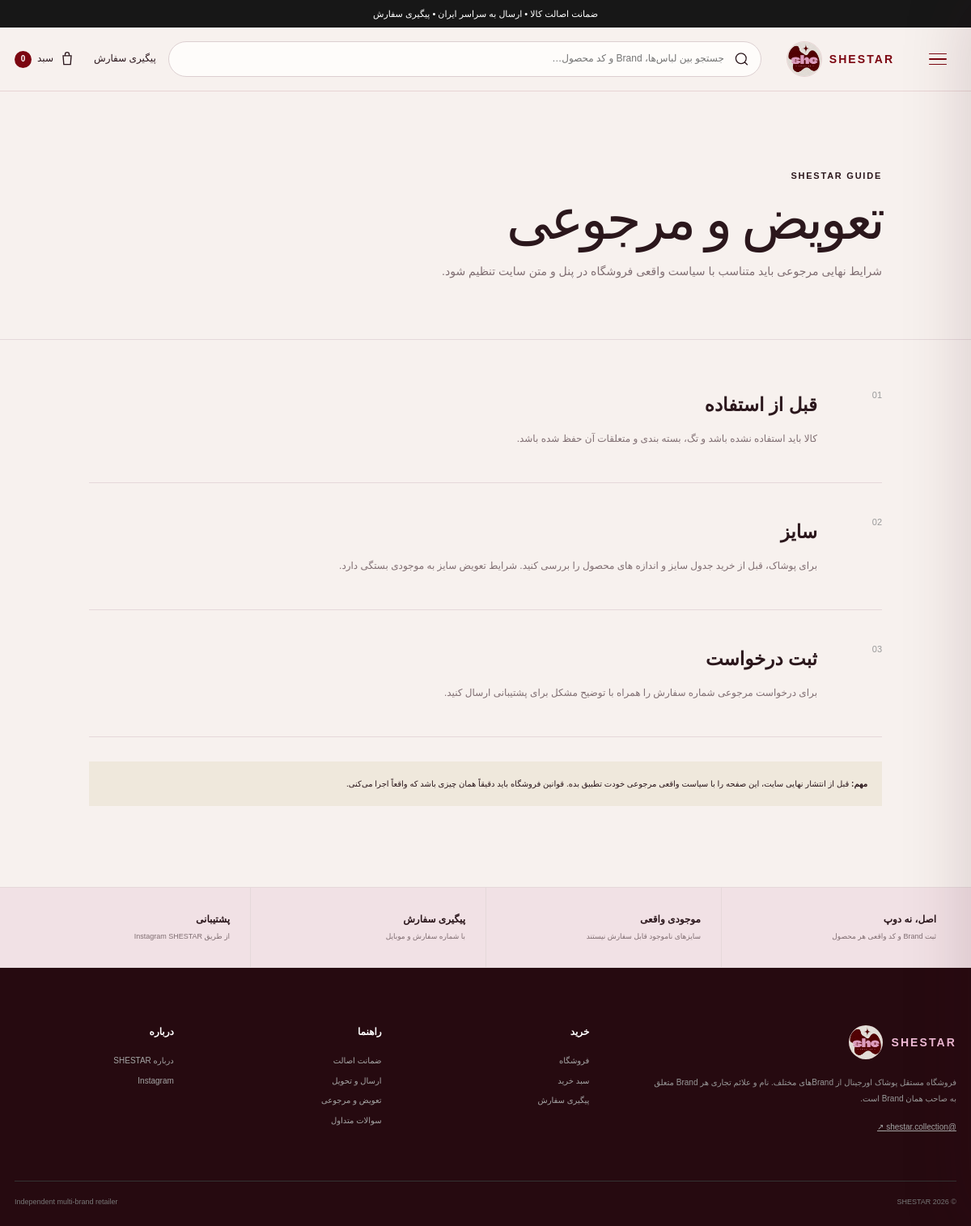
Page /info/returns/ on the committed database.
### shop/models.py (models this page shows, shortened)
class HomePageContent(models.Model):
    announcement_text = models.CharField("نوار بالای سایت", max_length=180, default="ضمانت اصالت کالا • ارسال به سراسر ایران • پیگیری سفارش")
    hero_kicker = models.CharField("تیتر کوچک Hero", max_length=160, default="SHESTAR COLLECTION · ORIGINAL BRAND FASHION")
    hero_title = models.CharField("عنوان اصلی Hero", max_length=220, default="استایل‌هایی که دلت می‌خواد بپوشی.")
    hero_text = models.TextField("متن Hero", default="انتخاب آیتم‌های اورجینال از Brandهای مختلف؛ با سایز و موجودی واقعی، قیمت شفاف و امکان ثبت و پیگیری سفارش از خود سایت.")
    hero_primary_button = models.CharField("متن دکمه اصلی Hero", max_length=80, default="شروع خرید")
    hero_secondary_button = models.CharField("متن دکمه دوم Hero", max_length=80, default="Instagram ↗")
    promise_1_title = models.CharField("مزیت ۱ - عنوان", max_length=80, default="اورجینال")
    promise_1_text = models.CharField("مزیت ۱ - توضیح", max_length=140, default="بدون فیک و Dupe")
    promise_2_title = models.CharField("مزیت ۲ - عنوان", max_length=80, default="شفاف")
    promise_2_text = models.CharField("مزیت ۲ - توضیح", max_length=140, default="قیمت، سایز و موجودی واقعی")
    promise_3_title = models.CharField("مزیت ۳ - عنوان", max_length=80, default="قابل پیگیری")
    promise_3_text = models.CharField("مزیت ۳ - توضیح", max_length=140, default="از ثبت تا ارسال")
    category_kicker = models.CharField("دسته‌بندی - تیتر کوچک", max_length=100, default="SHOP BY CATEGORY")
    category_title = models.CharField("دسته‌بندی - عنوان", max_length=100, default="دسته‌بندی‌ها")
    new_kicker = models.CharField("جدیدها - تیتر کوچک", max_length=100, default="JUST IN")
    new_title = models.CharField("جدیدها - عنوان", max_length=100, default="جدیدها")
    lookbook_kicker = models.CharField("Lookbook - تیتر کوچک", max_length=100, default="THE SHESTAR EDIT")
    lookbook_title = models.CharField("Lookbook - عنوان", max_length=180, default="از Instagram تا سبد خرید.")
    lookbook_text = models.TextField("Lookbook - متن", default="عکس‌های واقعی استایل و محصول می‌توانند کنار عکس رسمی Brand روی صفحه محصول قرار بگیرند تا مشتری دقیق‌تر انتخاب کند.")
    lookbook_button = models.CharField("Lookbook - متن دکمه", max_length=80, default="دیدن Instagram")
    brands_kicker = models.CharField("Brandها - تیتر کوچک", max_length=100, default="MULTI-BRAND")
    brands_title = models.CharField("Brandها - عنوان", max_length=100, default="Brandها")
    brands_disclaimer = models.TextField("متن زیر Brandها", default="SHESTAR یک فروشگاه مستقل Multi-brand است و نمایش نام Brand به معنی نمایندگی رسمی آن Brand نیست.")
    why_kicker = models.CharField("Why SHESTAR - تیتر کوچک", max_length=100, default="WHY SHESTAR")
    why_title = models.CharField("Why SHESTAR - عنوان", max_length=180, default="اصل بودن فقط یک جمله نیست.")
    instagram_handle = models.CharField("Instagram handle", max_length=80, default="@SHESTAR.COLLECTION")
    instagram_title = models.CharField("Instagram banner - عنوان", max_length=180, default="Dropهای جدید را از دست نده.")
    footer_about = models.TextField("متن معرفی Footer", default="فروشگاه مستقل پوشاک اورجینال از Brandهای مختلف. نام و علائم تجاری هر Brand متعلق به صاحب همان Brand است.")
    footer_shop_heading = models.CharField("عنوان ستون خرید Footer", max_length=60, default="خرید")
    footer_help_heading = models.CharField("عنوان ستون راهنما Footer", max_length=60, default="راهنما")
    footer_about_heading = models.CharField("عنوان ستون درباره Footer", max_length=60, default="درباره")
    footer_bottom_text = models.CharField("متن پایین Footer", max_length=160, default="Independent multi-brand retailer")
    meta_title = models.CharField("SEO - عنوان صفحه اصلی", max_length=180, default="SHESTAR | Original Brand Fashion")
    meta_description = models.CharField("SEO - توضیحات صفحه اصلی", max_length=300, default="فروش آنلاین پوشاک اورجینال برندهای مختلف با نمایش موجودی، سایز، ثبت سفارش و پیگیری سفارش.")
    updated_at = models.DateTimeField("آخرین ویرایش", auto_now=True)
    class Meta:
        verbose_name = "محتوای صفحه اصلی"
        verbose_name_plural = "محتوای صفحه اصلی"
    @classmethod
    def load(cls):
        obj, _ = cls.objects.get_or_create(pk=1)
        return obj

### shop/views.py (the view)
# urls.py: path("info/<slug:slug>/", views.info_page, name="info_page"),
def info_page(request, slug):
    page = INFO_PAGES.get(slug)
    if not page:
        return redirect("shop:home")
    return render(request, "shop/info_page.html", {"page": page, "slug": slug})

### shop/cart.py (called while the page is built, shortened)
def money(value):
    return f"{int(value):,} تومان"

def get_cart(request):
    return request.session.get(CART_SESSION_KEY, {})

def cart_snapshot(request):
    cart = get_cart(request)
    if not cart:
        return {
            "items": [], "count": 0, "subtotal": 0, "discount": 0, "total_after_discount": 0,
            "subtotal_display": money(0), "discount_display": money(0), "total_after_discount_display": money(0),
            "coupon": None, "can_checkout": False,
        }

### shop/context_processors.py (called while the page is built)
def storefront(request):
    snapshot = cart_snapshot(request)
    return {
        "global_cart_count": snapshot["count"],
        "site_settings": SiteSetting.load(),
        "home_content": HomePageContent.load(),
        "categories": Product.CATEGORY_CHOICES,
    }

### shop/models.py (called while the page is built)
    @classmethod
    def load(cls):
        obj, _ = cls.objects.get_or_create(pk=1)
        return obj

### shop/templates/shop/info_page.html (shortened to what this page needs)
{% extends 'shop/base.html' %}
{% block content %}
<section class="page-hero info-hero"><div class="container"><span class="kicker">SHESTAR GUIDE</span><h1>{{ page.title }}</h1><p>{{ page.lead }}</p></div></section>
<section class="container info-content">{% for title,text in page.sections %}<article><span>0{{ forloop.counter }}</span><div><h2>{{ title }}</h2><p>{{ text }}</p></div></article>{% endfor %}
  {% if slug == 'returns' %}<div class="notice-box"><b>مهم:</b> قبل از انتشار نهایی سایت، این صفحه را با سیاست واقعی مرجوعی خودت تطبیق بده. قوانین فروشگاه باید دقیقاً همان چیزی باشد که واقعاً اجرا می‌کنی.</div>{% endif %}
</section>
{% endblock %}

### shop/templates/shop/base.html (shortened to what this page needs)
{% load static %}
<!doctype html>
<html lang="fa" dir="rtl">
<head>
  <link rel="stylesheet" href="{% static 'shop/css/site.css' %}">
</head>
<body>
  <div class="topbar">
    <div class="container topbar-inner"><span>{{ home_content.announcement_text }}</span></div>
  </div>
  <header class="header">
    <div class="container header-main">
      <div class="header-actions">
        <a class="header-link desktop-only" href="{% url 'shop:track_order' %}">پیگیری سفارش</a>
        <a class="cart-link" href="{% url 'shop:cart_page' %}" aria-label="سبد خرید">
          <svg viewBox="0 0 24 24" aria-hidden="true"><path d="M6 7h12l-1 13H7L6 7Zm3 0V5a3 3 0 0 1 6 0v2"/></svg>
          <span>سبد</span><b data-cart-count>{{ global_cart_count }}</b>
        </a>
      </div>
      <form class="header-search" action="{% url 'shop:shop_list' %}" method="get" role="search">
        <svg viewBox="0 0 24 24" aria-hidden="true"><path d="m21 21-4.35-4.35m2.35-5.65a8 8 0 1 1-16 0 8 8 0 0 1 16 0Z"/></svg>
        <input name="q" value="{{ request.GET.q }}" placeholder="جستجو بین لباس‌ها، Brand و کد محصول…" autocomplete="off">
      </form>
      <a class="logo logo-with-image" href="{% url 'shop:home' %}" aria-label="SHESTAR home">
        <img src="{% static 'shop/images/shestar-logo.webp' %}" alt="SHESTAR">
        <span class="logo-word">SHESTAR</span>
      </a>
      <button class="site-menu-btn" type="button" data-menu-open aria-label="باز کردن منوی دسته‌بندی" aria-controls="site-drawer" aria-expanded="false">
        <span></span><span></span><span></span>
      </button>
    </div>
  </header>
  <main>{% block content %}{% endblock %}</main>
  <section class="service-band">
    <div class="container service-grid">
      <div><b>اصل، نه دوپ</b><span>ثبت Brand و کد واقعی هر محصول</span></div>
      <div><b>موجودی واقعی</b><span>سایزهای ناموجود قابل سفارش نیستند</span></div>
      <div><b>پیگیری سفارش</b><span>با شماره سفارش و موبایل</span></div>
      <div><b>پشتیبانی</b><span>{% if site_settings.support_phone %}{{ site_settings.support_phone }}{% else %}از طریق Instagram SHESTAR{% endif %}</span></div>
    </div>
  </section>
  <footer class="footer">
    <div class="container footer-grid">
      <div class="footer-brand">
        <a class="logo logo-with-image" href="{% url 'shop:home' %}"><img src="{% static 'shop/images/shestar-logo.webp' %}" alt="SHESTAR"><span class="logo-word">SHESTAR</span></a>
        <p>{{ home_content.footer_about }}</p>
        <a class="instagram-link" href="{{ site_settings.instagram_url }}" target="_blank" rel="noopener">@shestar.collection ↗</a>
      </div>
      <div><h3>{{ home_content.footer_shop_heading }}</h3><a href="{% url 'shop:shop_list' %}">فروشگاه</a><a href="{% url 'shop:cart_page' %}">سبد خرید</a><a href="{% url 'shop:track_order' %}">پیگیری سفارش</a></div>
      <div><h3>{{ home_content.footer_help_heading }}</h3><a href="{% url 'shop:info_page' 'authenticity' %}">ضمانت اصالت</a><a href="{% url 'shop:info_page' 'shipping' %}">ارسال و تحویل</a><a href="{% url 'shop:info_page' 'returns' %}">تعویض و مرجوعی</a><a href="{% url 'shop:info_page' 'faq' %}">سوالات متداول</a></div>
      <div><h3>{{ home_content.footer_about_heading }}</h3><a href="{% url 'shop:info_page' 'about' %}">درباره SHESTAR</a><a href="{{ site_settings.instagram_url }}" target="_blank" rel="noopener">Instagram</a></div>
    </div>
    <div class="container footer-bottom"><span>© {% now "Y" %} SHESTAR</span><span>{{ home_content.footer_bottom_text }}</span></div>
  </footer>
</body>
</html>

### rows in the picture
HomePageContent: announcement_text "ضمانت اصالت کالا • ارسال به سراسر ایران • پیگیری سفارش", footer_about "فروشگاه مستقل پوشاک اورجینال از Brandهای مختلف. نام و علائم تجاری هر Brand متعلق به صاحب همان Brand است.", footer_shop_heading "خرید", footer_help_heading "راهنما", footer_about_heading "درباره", footer_bottom_text "Independent multi-brand retailer"

### other values in the picture
{{ global_cart_count }} "0"
{{ page.title }} "تعویض و مرجوعی"
{{ page.lead }} "شرایط نهایی مرجوعی باید متناسب با سیاست واقعی فروشگاه در پنل و متن سایت تنظیم شود."
{{ title }} "قبل از استفاده" "سایز" "ثبت درخواست"
{{ text }} "کالا باید استفاده نشده باشد و تگ، بسته بندی و متعلقات آن حفظ شده باشد." "برای پوشاک، قبل از خرید جدول سایز و اندازه های محصول را بررسی کنید. شرایط تعویض سایز به موجودی بستگی دارد." "برای درخواست مرجوعی شماره سفارش را همراه با توضیح مشکل برای پشتیبانی ارسال کنید."
